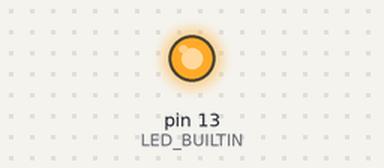
Bench run of a sketch on a simulated Arduino Uno, built with avr-gcc and run on an emulated ATmega328P. Parts: output pins drawn as LEDs (lit = HIGH).

Above: at 0.05 s.
At 4.4 s:
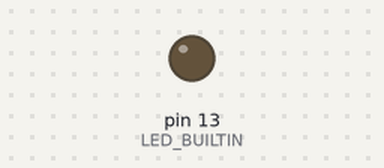
Timing chart, 0 to 6.5 s (numbered marks = the images above):
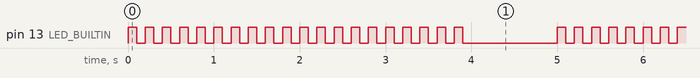

Measured:
- by itself, pin 13 (LED_BUILTIN): repeats every 5.0 s: HIGH 0.10 s, LOW 1.1 s, 19 × (HIGH 0.10 s, LOW 0.10 s)

The sketch:

04_control_for.ino
```cpp
const int delayPeriod = 100;

// the setup function runs once when you press reset or power the board
void setup() {
    pinMode(LED_BUILTIN, OUTPUT);
    Serial.begin(9600);
    Serial.println();
}

void loop() {

    for (int i = 0; i < 20; i++)
    {
        digitalWrite(LED_BUILTIN, HIGH);
        delay(delayPeriod);
        digitalWrite(LED_BUILTIN, LOW);
        delay(delayPeriod);
    }
    delay(1000);
}
```
